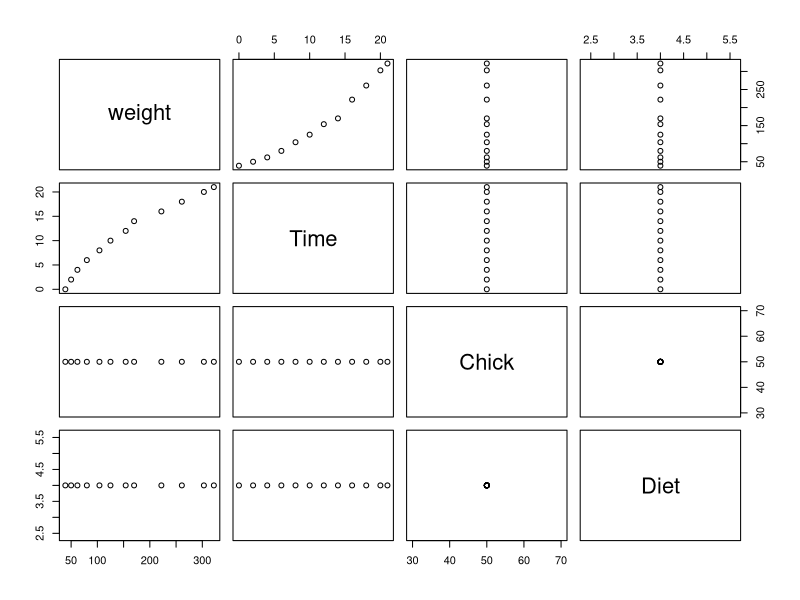
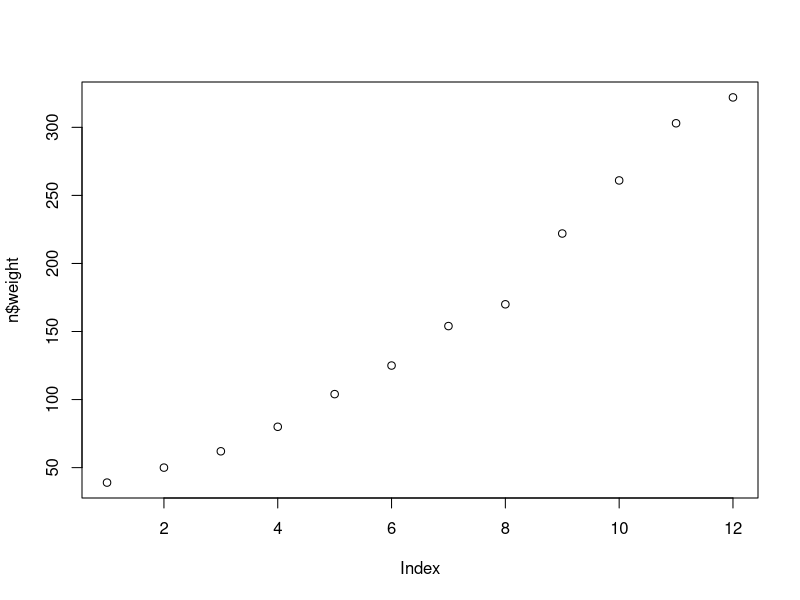
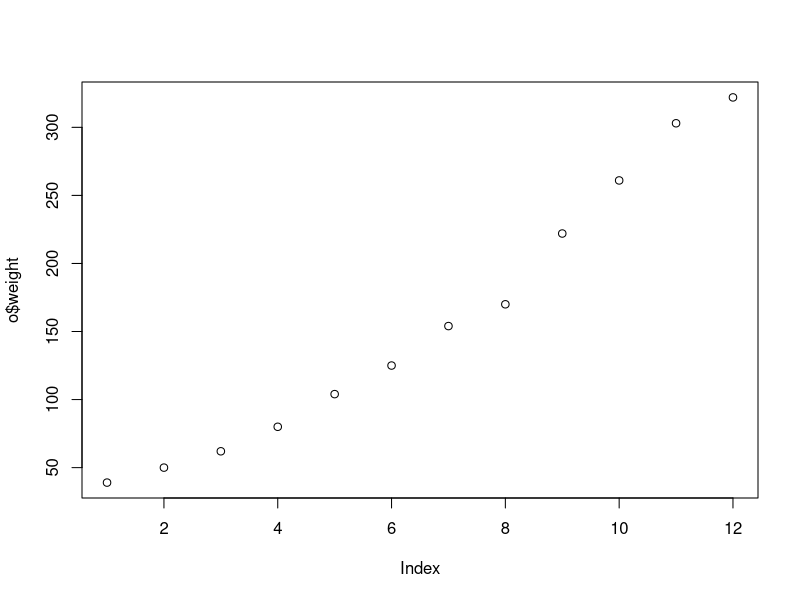

The R source for these figures, in order:
a=1:10
b=1:10
c=11:20
str(a)
identical(a,b)
identical(a,c)

c=ChickWeight
c[,2]
x=c[,c("weight")]
y=ChickWeight$weight 
identical(x,y)

y=ChickWeight[,c(4,1)] 
identical(x,y)
ChickWeight[,c(2:4)]

m=ChickWeight[c(1,3,5,7,9),]
nrow(c)
n=c[ChickWeight$Chick == 48,] 
plot(n)
plot(n$weight)
o=subset(ChickWeight,Chick==48,select=c(Time,weight))
identical(n,o)
plot(o$weight)

